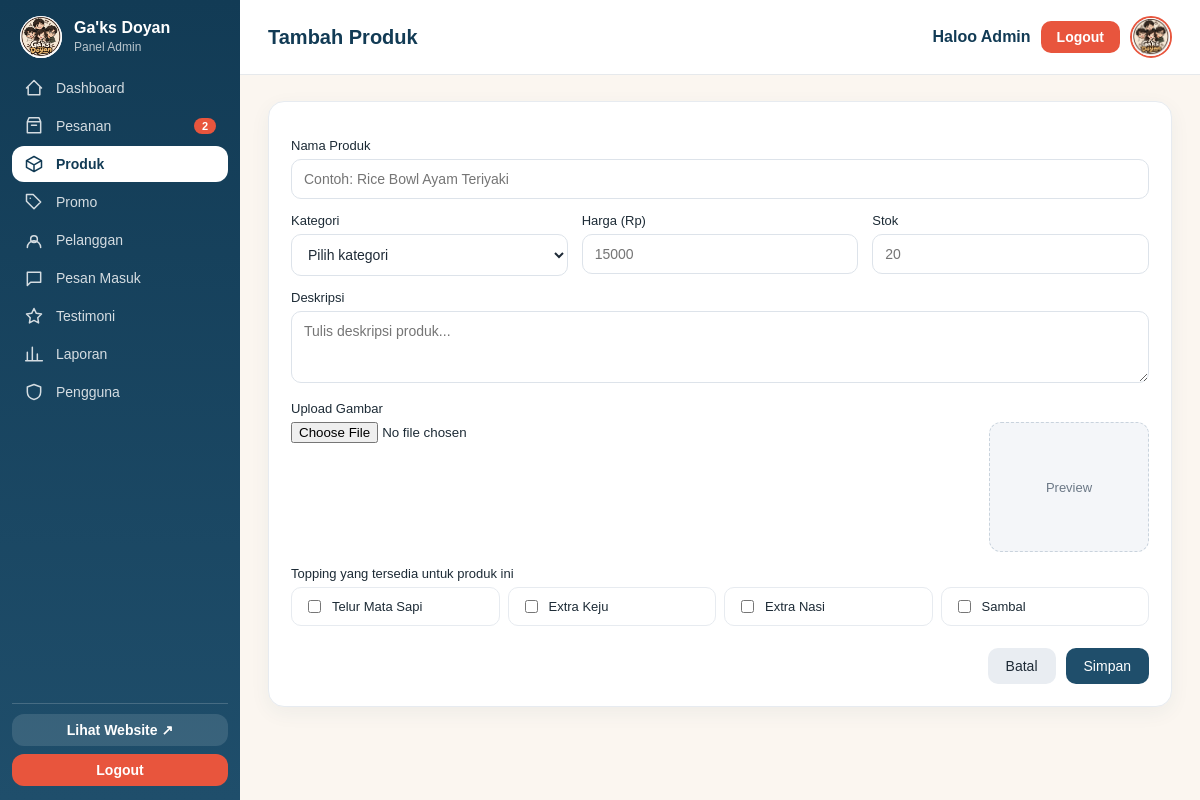
Page /admin/produk_form.php on the committed database.
### tables this page shows
CREATE TABLE `topping` (
  `id` int(11) NOT NULL,
  `nama` varchar(60) NOT NULL,
  `harga` int(11) NOT NULL DEFAULT 0,
  `tersedia` tinyint(1) NOT NULL DEFAULT 1
);

### admin/produk_form.php (the view, shortened to what this page needs)
<?php
$id      = (int)($_GET['id'] ?? 0);
include '../includes/admin_header.php';
function e($s) { return htmlspecialchars((string)$s); }
$data = ['nama' => '', 'kategori_id' => '', 'harga' => '', 'stok' => '', 'deskripsi' => '', 'gambar' => 'default.jpg'];
$pilih_topping = [];
$topping  = mysqli_query($koneksi, "SELECT * FROM topping WHERE tersedia = 1 ORDER BY id");
$ada_gambar = $data['gambar'] !== 'default.jpg'
              && file_exists(__DIR__ . '/../assets/img/produk/' . $data['gambar']);
?>
<div class="kartu form-produk">
  <form method="POST" enctype="multipart/form-data">
    <label>Nama Produk</label>
    <input type="text" name="nama" placeholder="Contoh: Rice Bowl Ayam Teriyaki" value="<?= e($data['nama']) ?>" required>
    <div class="form-3kol">
      <div>
        <label>Kategori</label>
        <select name="kategori_id">
          <option value="0">Pilih kategori</option>
        </select>
      </div>
      <div>
        <label>Harga (Rp)</label>
        <input type="number" name="harga" min="0" placeholder="15000" value="<?= e($data['harga']) ?>" required>
      </div>
      <div>
        <label>Stok</label>
        <input type="number" name="stok" min="0" placeholder="20" value="<?= e($data['stok']) ?>" required>
      </div>
    </div>
    <label>Deskripsi</label>
    <textarea name="deskripsi" rows="3" placeholder="Tulis deskripsi produk..."><?= e($data['deskripsi']) ?></textarea>
    <label>Upload Gambar <?= $id ? '(kosongkan jika tidak ingin mengganti)' : '' ?></label>
    <div class="upload-wrap">
      <input type="file" name="gambar" accept=".jpg,.jpeg,.png,.webp" onchange="tampilPreview(this)">
      <div class="preview" id="preview">
        <?php if ($ada_gambar): ?>
          <img src="<?= BASE_URL ?>assets/img/produk/<?= e($data['gambar']) ?>" alt="">
        <?php else: ?>Preview<?php endif; ?>
      </div>
    </div>
    <label>Topping yang tersedia untuk produk ini</label>
    <div class="topping-list">
      <?php while ($t = mysqli_fetch_assoc($topping)): ?>
        <label>
          <input type="checkbox" name="topping[]" value="<?= $t['id'] ?>" <?= in_array((int)$t['id'], $pilih_topping) ? 'checked' : '' ?>>
          <?= e($t['nama']) ?>
        </label>
      <?php endwhile; ?>
    </div>
    <div class="form-aksi">
      <a href="produk.php" class="btn abu">Batal</a>
      <button type="submit" class="btn"><?= $id ? 'Simpan Perubahan' : 'Simpan' ?></button>
    </div>
  </form>
</div>
<?php include '../includes/admin_footer.php'; ?>

### assets/css/admin.css (style rules this page uses)
:root { --navy: #123b55; --navy2: #1f4e6b; --navy3: #2a6489; --coral: #e8553d; --coral-dark: #cc4128; --coral-lt: #fdebe6; --latar: #f4f6f9; --garis: #e7ebf0; --teks: #1e2a36; --abu: #6b7886; --merah: #d64545; --biru: #1f4e6b; --biru-gelap: #123b55; --biru-muda: #e8f1f8; --oranye: #e8553d; }
* { box-sizing: border-box; font-family: "Poppins", Arial, sans-serif; }
body { margin: 0; background: var(--latar); color: var(--teks); }
.kartu { background: #fff; border: 1px solid var(--garis); border-radius: 16px; padding: 22px; box-shadow: 0 6px 20px rgba(31, 78, 107, 0.06); }
.btn { display: inline-block; background: var(--navy2); color: #fff; padding: 10px 18px; border-radius: 10px; text-decoration: none; font-size: 14px; font-weight: 500; border: 0; cursor: pointer; transition: 0.15s; }
.btn.abu { background: #e9edf2; color: var(--teks); }
input[type="text"], input[type="number"], select, textarea { width: 100%; padding: 11px 12px; border: 1px solid #dde3ea; border-radius: 10px; background: #fff; font-size: 14px; color: var(--teks); }
.form-produk label { display: block; font-size: 13px; font-weight: 500; margin: 14px 0 6px; }
.form-3kol { display: grid; grid-template-columns: 1fr 1fr 1fr; gap: 14px; }
.upload-wrap { display: grid; grid-template-columns: 1fr 160px; gap: 14px; align-items: start; }
.preview { height: 130px; border: 1px dashed #c9d3dd; border-radius: 12px; background: var(--latar); display: flex; align-items: center; justify-content: center; overflow: hidden; color: var(--abu); font-size: 13px; }
.topping-list { display: grid; grid-template-columns: repeat(auto-fill, minmax(170px, 1fr)); gap: 8px; }
.topping-list label { display: flex; align-items: center; gap: 8px; margin: 0; padding: 9px 12px; border: 1px solid var(--garis); border-radius: 10px; font-weight: 400; cursor: pointer; }
.topping-list input { width: auto; }
.form-aksi { display: flex; gap: 10px; justify-content: flex-end; margin-top: 22px; }

### assets/css/admin-extra.css (style rules this page uses)
:root { --ad-navy: #123b55; --ad-navy2: #1f4e6b; --ad-coral: #e8553d; --ad-krem: #fbf6f0; --ad-teks: #1d2b36; --ad-abu: #6b7a86; --ad-garis: #e6e9ec; --ad-hijau: #2e9e6b; --ad-kuning: #e0922f; }
body.ad { display: block; margin: 0; background: var(--ad-krem); color: var(--ad-teks); font-family: "Segoe UI", system-ui, sans-serif; min-height: 100vh; }

### rows in the picture
topping: nama "Telur Mata Sapi"
topping: nama "Extra Keju"
topping: nama "Extra Nasi"
topping: nama "Sambal"

### other values in the picture
$t "Dashboard"
$t "Pesanan"
$lb "2"
$t "Produk"
$t "Promo"
$t "Pelanggan"
$t "Pesan Masuk"
$t "Testimoni"
$t "Laporan"
$t "Pengguna"
$_judul "Tambah Produk"
